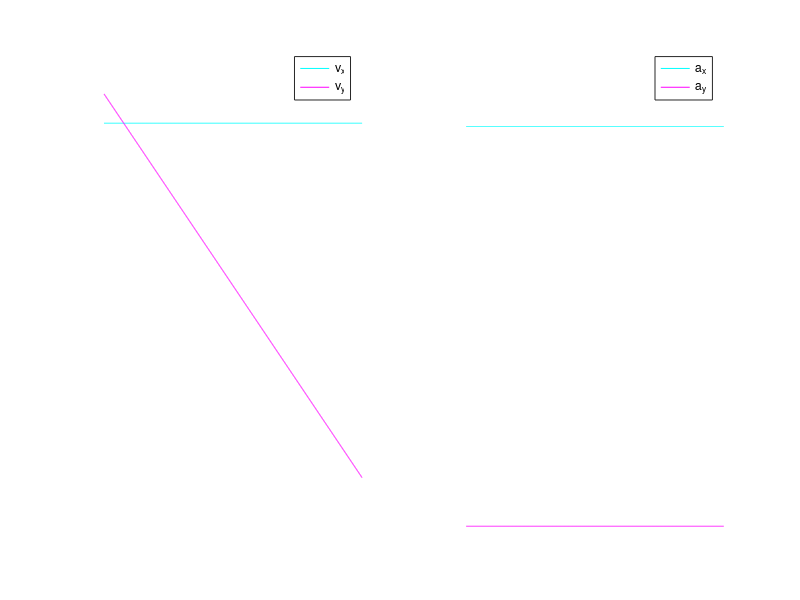

MATLAB code for this plot:
% --- 1. A known path, so we can check the derivatives ---
t = linspace(0, 4, 2001);
r0 = [0; 0];
v0 = [12; 15];
a_true = [0; -9.81];
r = r0 + v0 .* t + 0.5 * a_true .* t.^2;           % 2 x N

% --- 2. Derivatives of space: v = dr/dt, a = dv/dt ---
v = [gradient(r(1, :), t); gradient(r(2, :), t)];  % first time derivative
a = [gradient(v(1, :), t); gradient(v(2, :), t)];  % second time derivative

% --- 3. Compare with the exact answers (skip the end points, where differences are one-sided) ---
v_exact = v0 + a_true .* t;
fprintf('max velocity error     : %.3e\n', max(max(abs(v(:, 2:end-1) - v_exact(:, 2:end-1)))));
fprintf('max acceleration error : %.3e\n', max(max(abs(a(:, 3:end-2) - a_true))));

% --- 4. Visual mapping ---
figure('Color', 'k');
subplot(1, 2, 1);
plot(t, v(1, :), 'c', t, v(2, :), 'm');
set(gca, 'Color', 'k', 'XColor', 'w', 'YColor', 'w');
title('Velocity = dr/dt', 'Color', 'w'); legend('v_x', 'v_y');

subplot(1, 2, 2);
plot(t(3:end-2), a(1, 3:end-2), 'c', t(3:end-2), a(2, 3:end-2), 'm');
set(gca, 'Color', 'k', 'XColor', 'w', 'YColor', 'w');
title('Acceleration = d^2r/dt^2', 'Color', 'w'); legend('a_x', 'a_y');
